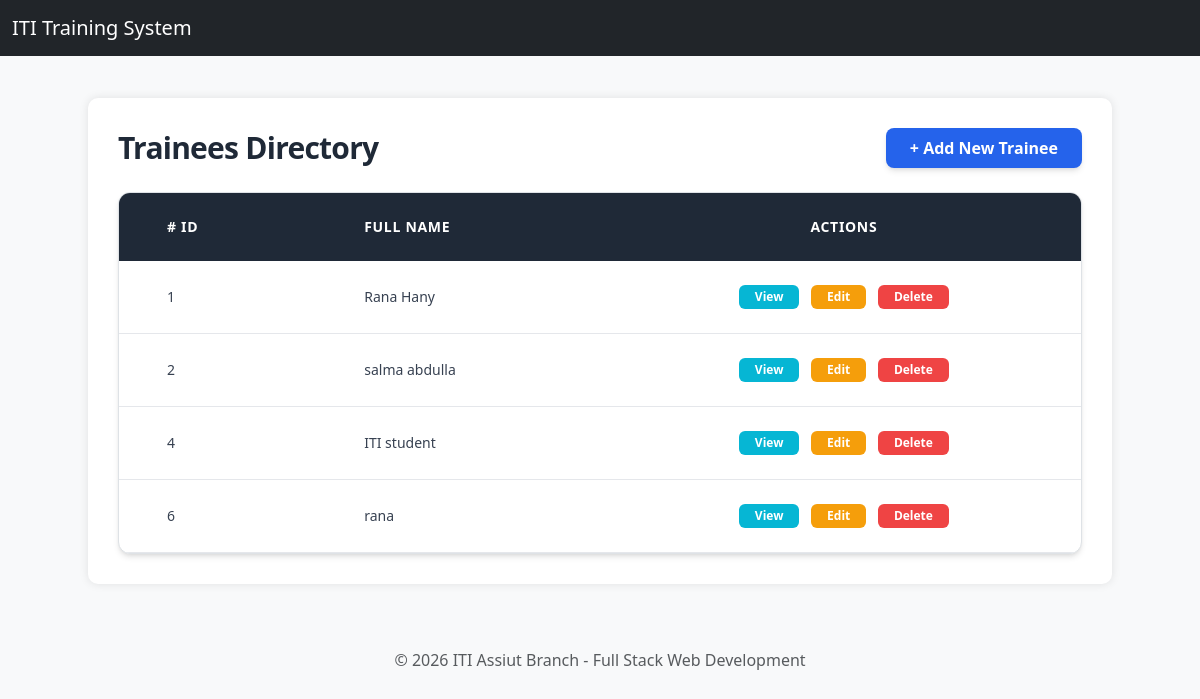
/trainee/list/, run on an earlier commit of the app's database.
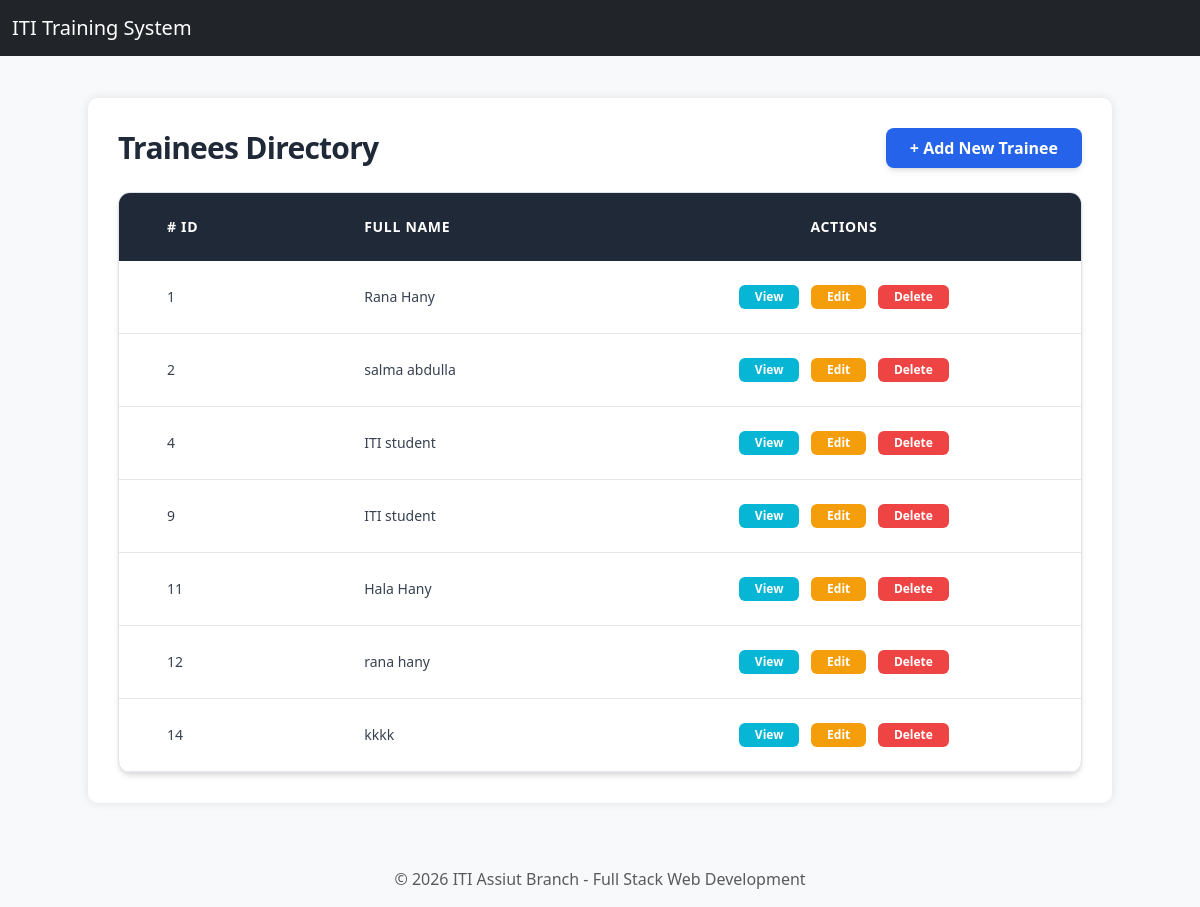
And on a later commit of the database.
### trainee/models.py (models this page shows, shortened)
class Trainee(models.Model):
    id = models.AutoField(primary_key=True)
    name = models.CharField(
        max_length=100,
        validators=[validate_name_length]
    )

### trainee/views.py (the view)
# urls.py: path('list/', views.TraineeListView.as_view(), name='trainee-list'),
class TraineeListView(ListView):
    model = Trainee
    template_name = 'trainee/list.html'
    context_object_name = 'trainees'

### templates/trainee/list.html (shortened to what this page needs)
{% extends 'parent.html' %}
{% block content %}
<div class="flex justify-between items-center mb-6">
    <h2 class="text-3xl font-extrabold text-gray-800 tracking-tight">Trainees Directory</h2>
    <a href="{% url 'trainee-add' %}" class="bg-blue-600 hover:bg-blue-700 text-white font-semibold py-2 px-6 rounded-lg shadow-md transition duration-300 ease-in-out transform hover:-translate-y-1">
        + Add New Trainee
    </a>
</div>
<div class="overflow-x-auto bg-white rounded-xl shadow-md border border-gray-100">
    <table class="min-w-full leading-normal">
        <thead>
            <tr class="bg-gray-800 text-white text-left text-sm uppercase tracking-wider">
                <th class="px-5 py-4 font-bold"># ID</th>
                <th class="px-5 py-4 font-bold">Full Name</th>
                <th class="px-5 py-4 font-bold text-center">Actions</th>
            </tr>
        </thead>
        <tbody class="text-gray-700">
            {% for t in trainees %}
            <tr class="border-b border-gray-200 hover:bg-gray-50 transition-colors">
                <td class="px-5 py-4 text-sm font-medium">{{ t.id }}</td>
                <td class="px-5 py-4 text-sm">{{ t.name }}</td>
                <td class="px-5 py-4 text-sm text-center space-x-2">
                    <a href="{% url 'trainee-detail' t.id %}" class="inline-block bg-cyan-500 hover:bg-cyan-600 text-white px-3 py-1 rounded-md text-xs font-bold transition">View</a>
                    <a href="{% url 'trainee-update' t.id %}" class="inline-block bg-amber-500 hover:bg-amber-600 text-white px-3 py-1 rounded-md text-xs font-bold transition">Edit</a>
                    <a href="{% url 'trainee-delete' t.id %}" class="inline-block bg-red-500 hover:bg-red-600 text-white px-3 py-1 rounded-md text-xs font-bold transition">Delete</a>
                </td>
            </tr>
            {% empty %}
            <tr>
                <td colspan="3" class="px-5 py-10 text-center text-gray-400 italic">
                    No trainees found in the database.
                </td>
            </tr>
            {% endfor %}
        </tbody>
    </table>
</div>
{% endblock %}

### templates/parent.html (shortened to what this page needs)
<!DOCTYPE html>
<html lang="en">
<head>
    <script src="https://cdn.tailwindcss.com"></script>
    <link href="https://cdn.jsdelivr.net/npm/bootstrap@5.3.0/dist/css/bootstrap.min.css" rel="stylesheet">
</head>
<body>
<nav class="navbar navbar-expand-lg navbar-dark bg-dark fixed-top">
    <div class="container-fluid">
        <a class="navbar-brand" href="#">ITI Training System</a>
    </div>
</nav>
<div class="container mt-5">
    {% block content %}
    {% endblock %}
</div>
<footer class="text-center mt-5 py-3 text-muted">
    <p>&copy; 2026 ITI Assiut Branch - Full Stack Web Development</p>
</footer>
</body>
</html>

### templates/parent.html (style rules this page uses)
body { padding-top: 50px; background-color: #f8f9fa; }
.container { background: white; padding: 30px; border-radius: 10px; box-shadow: 0 0 10px rgba(0,0,0,0.1); }

What changed in the data, as far as the page shows it:
removed Trainee: id "6", name "rana"
added Trainee: id "9", name "ITI student"
added Trainee: id "11", name "Hala Hany"
added Trainee: id "12", name "rana hany"
added Trainee: id "14", name "kkkk"
